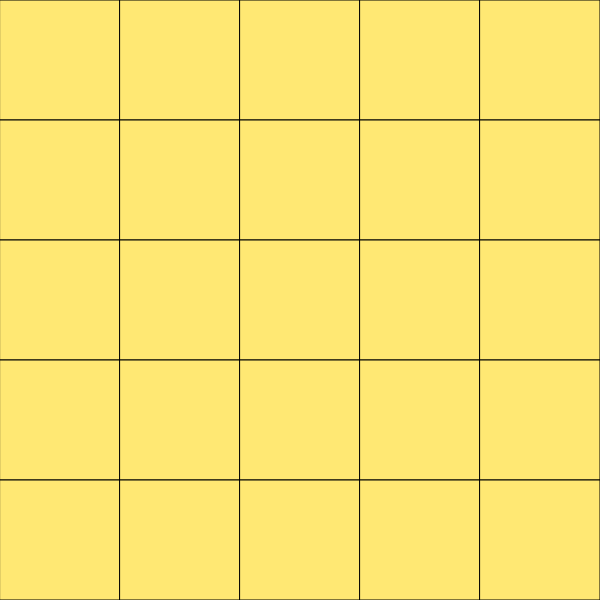
Frame 1 (no input)
Frame 60 (no input): identical to frame 1, image omitted
Frame 120 (the mouse pressed at the canvas centre since frame 60): identical to frame 1, image omitted

The p5.js sketch that drew this single still picture (run headless with seeded random() and noise() and a simulated clock; from frame 60 on, the mouse is pressed at the canvas centre):

// p5.js sketch
// ── sketch.js
'use strict';

//Declaring global variables for the rows and columns and setting them to 5
var numberOfRows = 5;
var numberOfColumns = 5;

//Creating Global variables
var tileWidth;
var tileHeight;


function setup() {

	createCanvas(600, 600);
	colorMode(HSB);

	//Dividing the width and height by the number of rown and columns and setting i to the variables
	tileWidth = width/numberOfRows;
	tileHeight = height/numberOfColumns;

	
}

function draw(){
	
	//Using a loop to create a grid or rectangles that fills the canvas
	for(var gridY = 0; gridY < numberOfColumns; gridY++){
		for(var gridX = 0; gridX < numberOfRows; gridX++){

			fill(50,55,100)

			rect(gridX*tileWidth, gridY*tileHeight, tileWidth, tileHeight)
		}
	}
	

}
